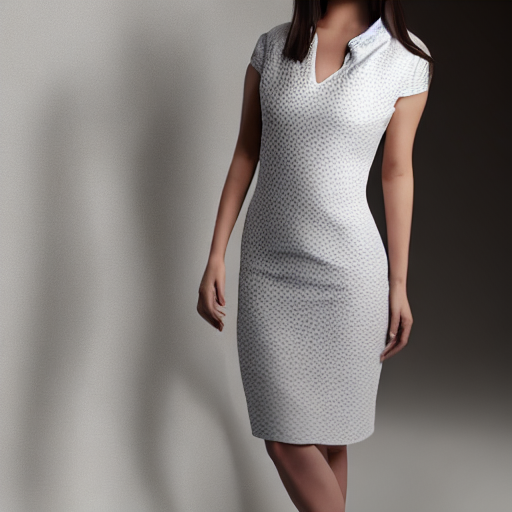
#> input picture inputs/garment.png, 512 x 512 px
$ python make_clean_edge.py
#> lines starting #> are read from the running program, lines starting #| are printed output that depends on the picture; after the words box and inside, x2 and y2 are one past the last pixel; in counts of white or black regions, pixels touching at a corner belong together
import cv2


# 1. 读取原图
image = cv2.imread("inputs/garment.png")
#> image is the input picture: shape (512, 512, 3); mean B, G, R 120.1, 123, 128.8

if image is None:
    raise FileNotFoundError("无法读取 inputs/garment.png")

# 2. 转成灰度图
gray = cv2.cvtColor(image, cv2.COLOR_BGR2GRAY)
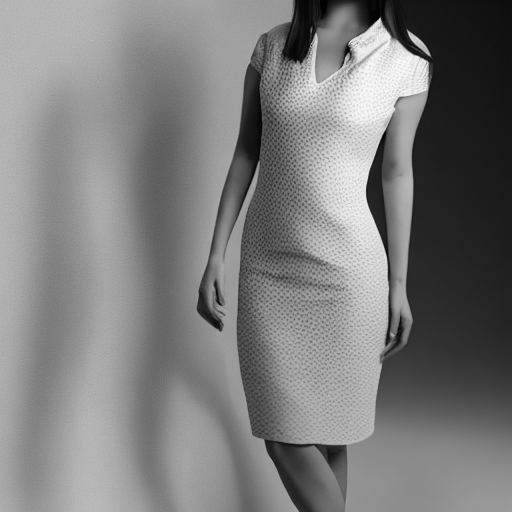
#> gray: shape (512, 512); min 0, max 250, mean 124.4

# 3. 先进行高斯模糊
# 目的：抑制衣服表面的细小纹理
blurred = cv2.GaussianBlur(
    gray,
    (7, 7),
    0,
)

# 4. Canny 边缘检测
edges = cv2.Canny(
    blurred,
    threshold1=80,
    threshold2=160,
)
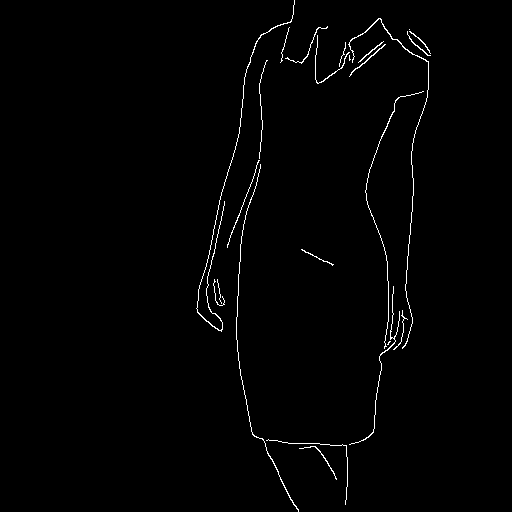
#> edges: shape (512, 512); 1.1% white in thin lines or dots, all inside (x1, y1, x2, y2) = (196, 0, 431, 512)

# 5. 保存
cv2.imwrite(
    "outputs/garment_edge_clean.png",
    edges,
)

print("已生成干净边缘图：outputs/garment_edge_clean.png")

$ run again, with inputs/红黑格纹.jpg saved as inputs/garment.png
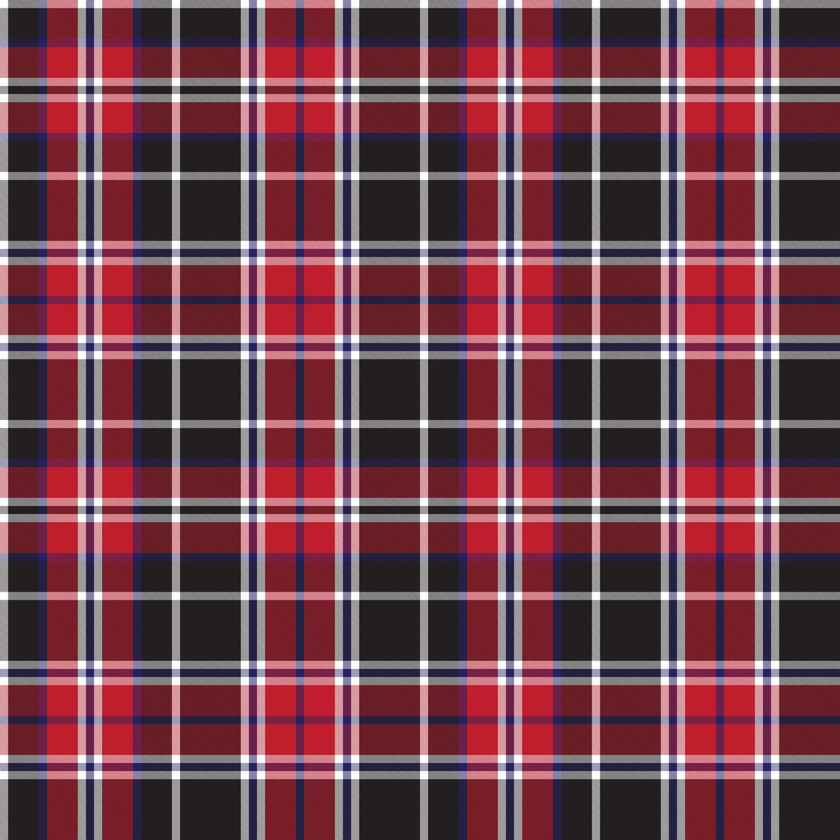
#> input picture inputs/红黑格纹.jpg, 840 x 840 px, shrunk from 2048 x 2048 before the run
#> image is the input picture: shape (840, 840, 3); mean B, G, R 77.1, 65.3, 113.9
#> `gray = cv2.cvtColor(image, cv2.COLOR_BGR2GRAY)`:
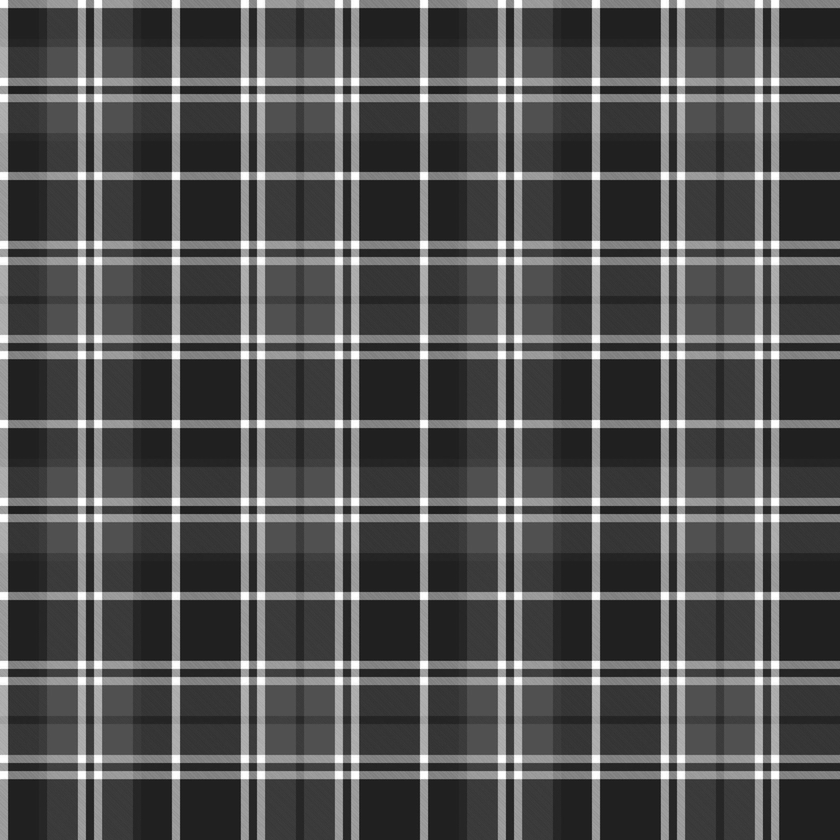
#> gray: shape (840, 840); min 19, max 255, mean 81.2
#> `edges = cv2.Canny( blurred, threshold1=80, threshold2=160, )`:
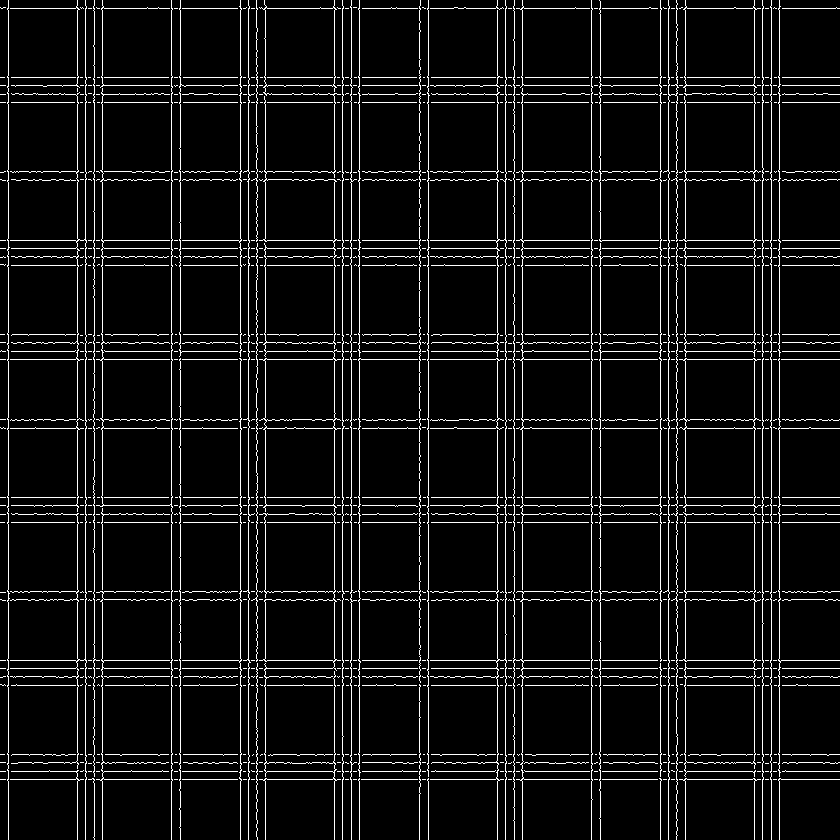
#> edges: shape (840, 840); 7% white in thin lines or dots
